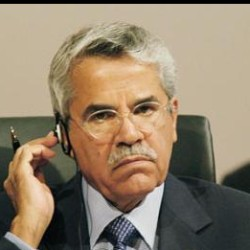
#> input picture src/dB/s1/1.jpg, 250 x 250 px
$ python face_cropper.py dB/s1/1.jpg
#> lines starting #> are read from the running program, lines starting #| are printed output that depends on the picture; after the words box and inside, x2 and y2 are one past the last pixel; in counts of white or black regions, pixels touching at a corner belong together
import cv2
import sys
import os


class FaceCropper(object):
    CASCADE_PATH = "haarcascade_frontalface_default.xml"

    def __init__(self):
        self.face_cascade = cv2.CascadeClassifier(self.CASCADE_PATH)

    def generate(self, image_path, show_result):
#> called with image_path = 'dB/s1/1.jpg', show_result = True
        img = cv2.imread(image_path)
#> img is the input picture: shape (250, 250, 3); mean B, G, R 106.4, 128.4, 144.7
        if (img is None):
            print("Can't open image file")
            return 0

        #img = cv2.cvtColor(img, cv2.COLOR_BGR2GRAY)
        faces = self.face_cascade.detectMultiScale(img, 1.1, 3, minSize=(100, 100))
#> faces = [[65, 64, 122, 122]]
        if (faces is None):
            print('Failed to detect face')
            return 0

        if (show_result):
            for (x, y, w, h) in faces:
                cv2.rectangle(img, (x,y), (x+w, y+h), (255,0,0), 2)
#> this loop made 1 pass
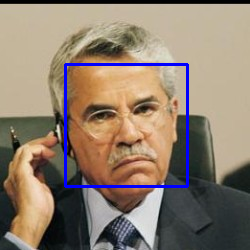
#> img: shape (250, 250, 3); 2.34% of pixels changed, all inside (x1, y1, x2, y2) = (64, 63, 189, 188)
            cv2.imshow('img', img)
            cv2.waitKey(0)
            cv2.destroyAllWindows()

        facecnt = len(faces)
#> facecnt = 1
        print("Detected faces: %d" % facecnt)
#| Detected faces: 1
        i = 0
        height, width = img.shape[:2]
#> height = 250; width = 250

        for (x, y, w, h) in faces:
            r = max(w, h) / 2
            centerx = x + w / 2
            centery = y + h / 2
            nx = int(centerx - r)
            ny = int(centery - r)
            nr = int(r * 2)

            faceimg = img[ny:ny+nr, nx:nx+nr]
            lastimg = cv2.resize(faceimg, (32, 32))
            i += 1
            cv2.imwrite("image%d.jpg" % i, lastimg)
#> this loop made 1 pass
#> (x, y, w, h, r, centerx, centery, nx) on pass 1: (65, 64, 122, 122, 61, 126, 125, 65)
#> pass 1, in generate, `faceimg = img[ny:ny+nr, nx:nx+nr]`:
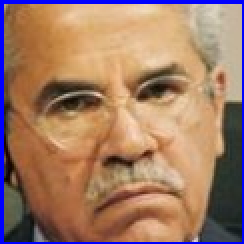
#> faceimg: shape (122, 122, 3) (shown 2 times larger); mean B, G, R 101.4, 123.5, 160.9
#> pass 1, in generate, `lastimg = cv2.resize(faceimg, (32, 32))`:
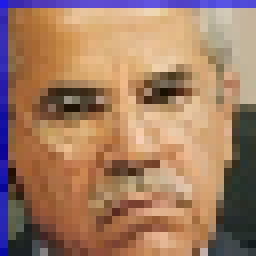
#> lastimg: shape (32, 32, 3) (shown 8 times larger); mean B, G, R 99.1, 124.3, 161.8
#> after the loop, i = 1
        return lastimg;


if __name__ == '__main__':
    args = sys.argv
    argc = len(args)

    if (argc != 2):
        print('Usage: %s [image file]' % args[0])
        quit()

    detecter = FaceCropper()
    detecter.generate(args[1], True)

$ run again, on src/dB/s1/3.jpg
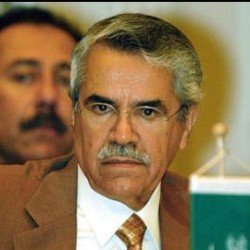
#> input picture src/dB/s1/3.jpg, 250 x 250 px
#> in generate, img is the input picture: shape (250, 250, 3); mean B, G, R 80.7, 116.5, 139.7
#> faces = [[64, 63, 122, 122]]
#> the loop in generate, `for (x, y, w, h) in faces:` made 1 pass
#> after the loop in generate, `for (x, y, w, h) in faces:`:
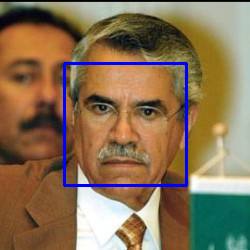
#> img: shape (250, 250, 3); 2.34% of pixels changed, all inside (x1, y1, x2, y2) = (63, 62, 188, 187)
#> facecnt = 1
#| Detected faces: 1
#> the loop in generate, `for (x, y, w, h) in faces:` made 1 pass
#> (x, y, w, h, r, centerx, centery, nx) on pass 1: (64, 63, 122, 122, 61, 125, 124, 64)
#> pass 1, in generate, `lastimg = cv2.resize(faceimg, (32, 32))`:
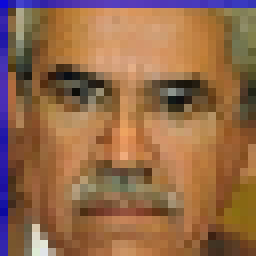
#> lastimg: shape (32, 32, 3) (shown 8 times larger); mean B, G, R 73.6, 105.2, 147.2

$ run again, on src/dB/s1/4.jpg
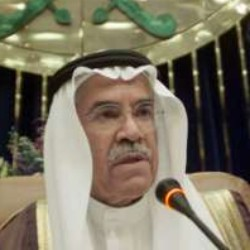
#> input picture src/dB/s1/4.jpg, 250 x 250 px
#> in generate, img is the input picture: shape (250, 250, 3); mean B, G, R 99.3, 117.8, 125.2
#> faces = [[69, 66, 117, 117]]
#> the loop in generate, `for (x, y, w, h) in faces:` made 1 pass
#> after the loop in generate, `for (x, y, w, h) in faces:`:
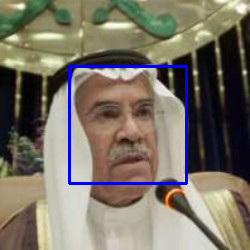
#> img: shape (250, 250, 3); 2.24% of pixels changed, all inside (x1, y1, x2, y2) = (68, 65, 188, 185)
#> facecnt = 1
#| Detected faces: 1
#> the loop in generate, `for (x, y, w, h) in faces:` made 1 pass
#> (x, y, w, h, r, centerx, centery, nx) on pass 1: (69, 66, 117, 117, 58.5, 127.5, 124.5, 69)
#> pass 1, in generate, `lastimg = cv2.resize(faceimg, (32, 32))`:
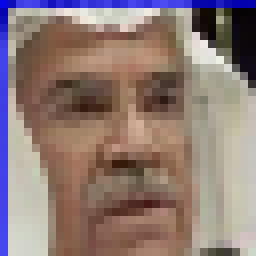
#> lastimg: shape (32, 32, 3) (shown 8 times larger); mean B, G, R 117.6, 122.6, 142.6

$ run again, on src/dB/s1/5.jpg
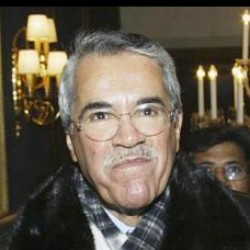
#> input picture src/dB/s1/5.jpg, 250 x 250 px
#> in generate, img is the input picture: shape (250, 250, 3); mean B, G, R 71.5, 85.2, 93.9
#> faces = [[64, 63, 126, 126]]
#> the loop in generate, `for (x, y, w, h) in faces:` made 1 pass
#> after the loop in generate, `for (x, y, w, h) in faces:`:
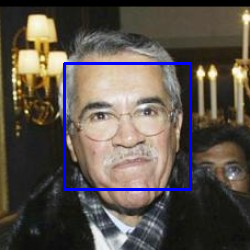
#> img: shape (250, 250, 3); 2.41% of pixels changed, all inside (x1, y1, x2, y2) = (63, 62, 192, 191)
#> facecnt = 1
#| Detected faces: 1
#> the loop in generate, `for (x, y, w, h) in faces:` made 1 pass
#> (x, y, w, h, r, centerx, centery, nx) on pass 1: (64, 63, 126, 126, 63, 127, 126, 64)
#> pass 1, in generate, `lastimg = cv2.resize(faceimg, (32, 32))`:
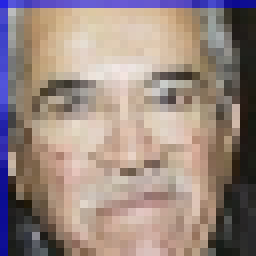
#> lastimg: shape (32, 32, 3) (shown 8 times larger); mean B, G, R 129, 136.2, 153.6
